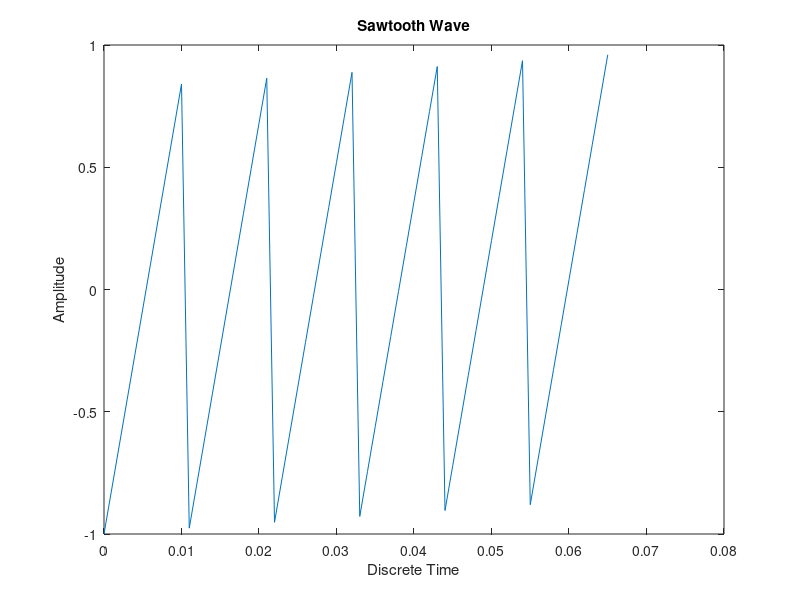

Here is the MATLAB script that generated this plot:
%write a program that plots a discrete time sawtooth signal

clear all;
close all;
t=0:.001:.065;
f=92;
width=1;
y=sawtooth(2*pi*f*t,width);
plot(t,y);
xlabel('Discrete Time');
ylabel('Amplitude');
title('Sawtooth Wave');